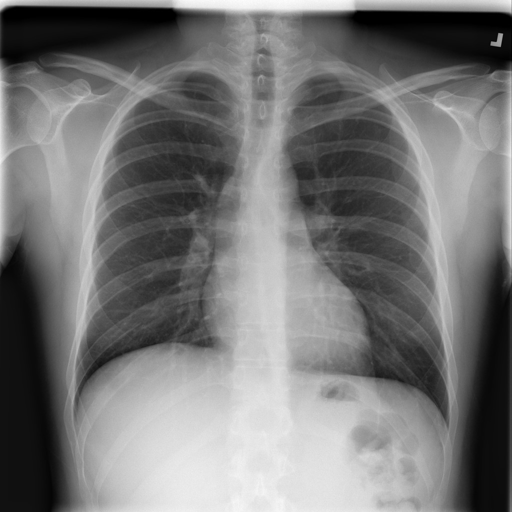
#> input picture normal.png, 512 x 512 px
$ jupyter execute --allow-errors Project_PCD.ipynb   (older library calls are emulated)
#> lines starting #> are read from the running program, lines starting #| are printed output that depends on the picture; after the words box and inside, x2 and y2 are one past the last pixel; in counts of white or black regions, pixels touching at a corner belong together
[cell 1]
#!pip install opendatasets # download the files to local drive

#import opendatasets as od

#od.download("https://www.kaggle.com/datasets/tawsifurrahman/tuberculosis-tb-chest-xray-dataset")

[cell 2]
import cv2 # For Reading Image
import numpy as np # For Manipulating Imag e Matrix
import matplotlib.pyplot as plt # For Showing Image
import skimage #For Feature Extraction
from skimage import feature, img_as_ubyte # For LBP feature extraction
import math # For Math
import os #Access Folder


filename_normal = "normal.png"
filename_tbc = "tbc.png"

img_normal = cv2.imread(filename_normal) # Read Image
#> img_normal is the input picture: shape (512, 512, 3); min 0, max 252, mean 118
if img_normal is None:
    print(f"Error: Could not load image {filename_normal}. Please ensure it exists in the correct directory.")
else:
    img_normal = cv2.cvtColor(img_normal, cv2.COLOR_BGR2GRAY) # Change the color map
#> img_normal: shape (512, 512)

img_tbc = cv2.imread(filename_tbc) # Read Image
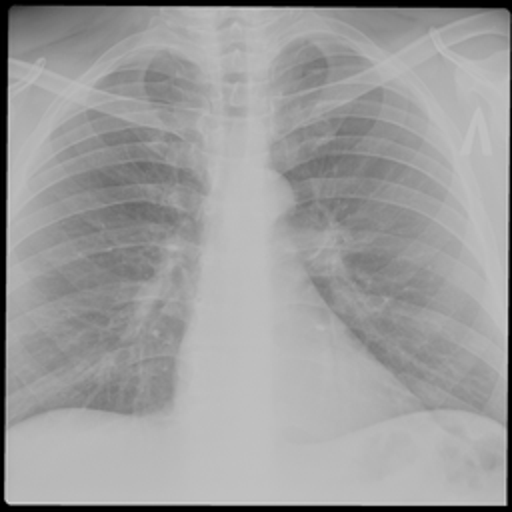
#> input picture tbc.png, 512 x 512 px
#> img_tbc is the input picture: shape (512, 512, 3); min 0, max 214, mean 156.8
if img_tbc is None:
    print(f"Error: Could not load image {filename_tbc}. Please ensure it exists in the correct directory.")
else:
    img_tbc = cv2.cvtColor(img_tbc, cv2.COLOR_BGR2GRAY) # Change the color map
#> img_tbc: shape (512, 512)

[cell 3]
def show_test(before, after, title1="TBC", title2="Normal"): # Helper function to check the before and after of the image processing (Only for the test)
  plt.figure(figsize=(10,5))

   # Show original
  plt.subplot(1,2,1)
  plt.imshow(before, cmap='gray', vmin=0, vmax=255) #vmin and max to preserve original image's contrast
  plt.title(title1)
  plt.axis("off")

  # Show processed
  plt.subplot(1,2,2)
  plt.imshow(after, cmap='gray', vmin=0, vmax=255)
  plt.title(title2)
  plt.axis("off")

  plt.show()

[cell 4]
def enhance_image(img):
  #Apply Gaussian Smoothing with a kernel of 5x5
  img_gaussian = cv2.GaussianBlur(img, (5, 5), 0)
  #Additionally, Apply Laplacian Smoothing to highlight edge
  img_laplacian = cv2.Laplacian(img_gaussian, cv2.CV_64F)
  #Sharpen Image by adding the edges from Laplacian Smoothing
  img_sharpened = cv2.convertScaleAbs(img_gaussian - img_laplacian)
  #Apply Histogram Equilization to Increase the Image's Contrast
  img_hist = cv2.equalizeHist(img_sharpened)
  return img_hist

img_tbc_enhanced = enhance_image(img_tbc)
#> in enhance_image, `img_hist = cv2.equalizeHist(img_sharpened)`:
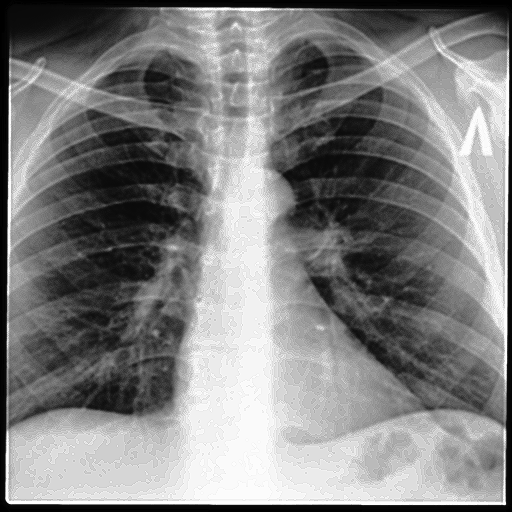
#> img_hist: shape (512, 512); min 0, max 255, mean 128.5
img_normal_enhanced = enhance_image(img_normal)
#> in enhance_image (call 2), `img_laplacian = cv2.Laplacian(img_gaussian, cv2.CV_64F)`:
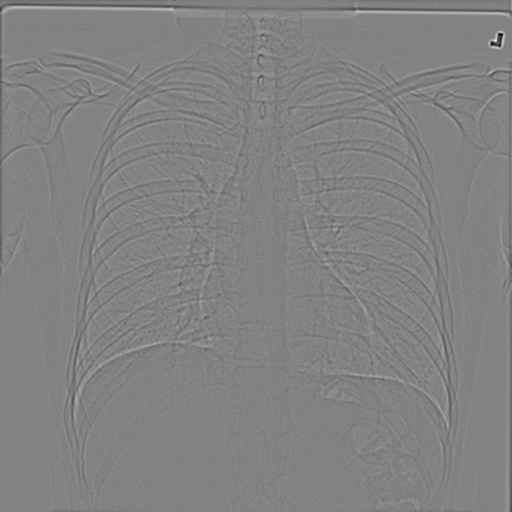
#> img_laplacian: shape (512, 512) float64; min -48, max 46, mean 0; drawn with min black and max white
show_test(img_tbc_enhanced, img_normal_enhanced)

[cell 5]
def segment_image(img):
  #Use Otsu Segmentation to Segment both Lungs
  ret, img = cv2.threshold(img, 0, 255,cv2.THRESH_OTSU)
  #Inverse the segmentation so we get the lungs as the foreground
  img = cv2.bitwise_not(img)
  return img

img_tbc_segmented = segment_image(img_tbc_enhanced)
#> in segment_image, `ret, img = cv2.threshold(img, 0, 255,cv2.THRESH_OTSU)`:
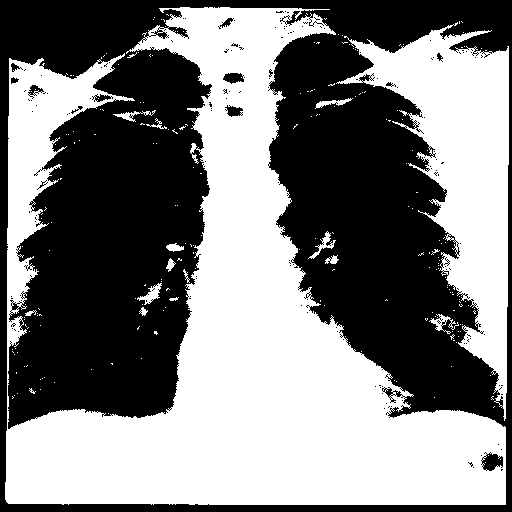
#> img: shape (512, 512); 49.6% white; 225 white regions (210 under 20 px), largest, box (x1, y1, x2, y2) and area: (5, 7, 506, 505) 103248, (336, 22, 509, 421) 24922, (137, 283, 162, 305) 206
#> in segment_image, `ret, img = cv2.threshold(img, 0, 255,cv2.THRESH_OTSU)`: ret = 128
img_normal_segmented = segment_image(img_normal_enhanced)
#> in segment_image (call 2), `ret, img = cv2.threshold(img, 0, 255,cv2.THRESH_OTSU)`:
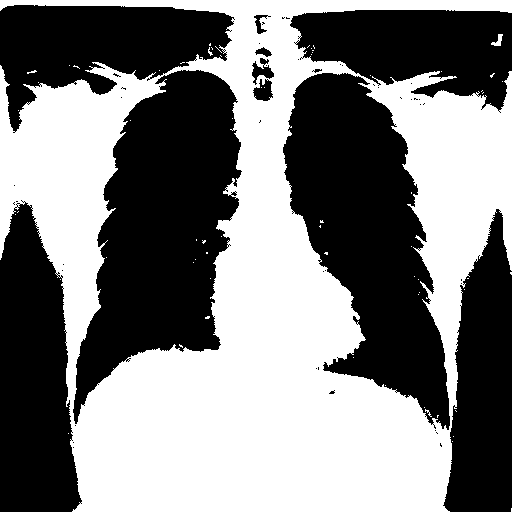
#> img: shape (512, 512); 49.7% white; 65 white regions (63 under 20 px), largest, box (x1, y1, x2, y2) and area: (0, 0, 512, 512) 130075, (491, 34, 503, 46) 69
#> in segment_image (call 2), `ret, img = cv2.threshold(img, 0, 255,cv2.THRESH_OTSU)`: ret = 127

show_test(img_tbc_segmented, img_normal_segmented)

def morphological_process(img):
  #Create Elipse Kernel to use in the Opening Algorithm
  kernel_opening = cv2.getStructuringElement(cv2.MORPH_ELLIPSE, (13, 13))

  #Execute Opening Algorithm to remove noise and seperate object
  img_normal_opened = cv2.morphologyEx(img, cv2.MORPH_OPEN, kernel_opening)
  return img_normal_opened

img_tbc_opened = morphological_process(img_tbc_segmented)
#> in morphological_process, `img_normal_opened = cv2.morphologyEx(img, cv2.MORPH_OPEN, kernel_openi..`: img_normal_opened: shape (512, 512); 46% white; 7 white regions, largest, box (x1, y1, x2, y2) and area: (8, 49, 209, 425) 50261, (269, 33, 504, 421) 45201, (0, 0, 512, 435) 20752
img_normal_opened = morphological_process(img_normal_segmented)
#> in morphological_process (call 2), `img_normal_opened = cv2.morphologyEx(img, cv2.MORPH_OPEN, kernel_openi..`: img_normal_opened: shape (512, 512); 48.5% white; 8 white regions, largest, box (x1, y1, x2, y2) and area: (76, 70, 240, 396) 32833, (283, 73, 449, 417) 31251, (0, 205, 80, 512) 18730
show_test(img_tbc_opened, img_normal_opened)

[cell 6]
def select_lungs(segmented_image):
  # Find all connected components
  num_labels, labels, stats, centroids = cv2.connectedComponentsWithStats(segmented_image, 8, cv2.CV_32S)

  h, w = segmented_image.shape

  # The first component is usually the background, so we skip it.
  candidates = []
  for i in range(1, num_labels):
    x = centroids[i][0]
    y = centroids[i][1]
    area = stats[i, cv2.CC_STAT_AREA]

    # Lungs must be inside central region of the chest
    if w * 0.2 < x < w * 0.8:   # keep only components near the center
      candidates.append((area, i))

  #Sort by Area
  candidates.sort(key=lambda x: x[0], reverse=True)

  # Create blank images to hold the selected lungs
  lung1_image = np.zeros_like(segmented_image, dtype=np.uint8)
  lung2_image = np.zeros_like(segmented_image, dtype=np.uint8)

  # Select the two largest components (assuming they are the two lungs)
  if len(candidates) >= 1:
    largest_component_id = candidates[0][1]
    lung1_image[labels == largest_component_id] = 255
  if len(candidates) >= 2:
    second_largest_component_id = candidates[1][1]
    lung2_image[labels == second_largest_component_id] = 255

  return lung1_image, lung2_image

def get_mask(img):
  # Select lungs for TBC
    lung1, lung2 = select_lungs(img)
#> in select_lungs, `num_labels, labels, stats, centroids = cv2.connectedComponentsWithStat..`:
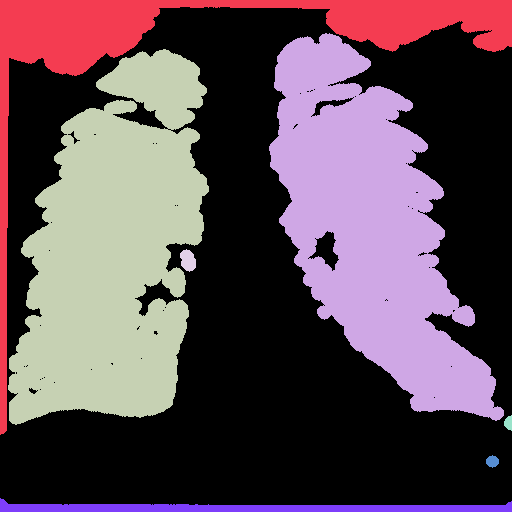
#> labels: shape (512, 512) int32; 8 distinct labels, from 0 to 7; one colour per label, 0 black
#> in select_lungs, `num_labels, labels, stats, centroids = cv2.connectedComponentsWithStat..`: num_labels = 8; stats = [[0, 7, 512, 498, 141631], [0, 0, 512, 435, 20752], [269, 33, 235, 388, 45201], [8, 49, 201, 376, 50261], [180, 249, 16, 23, 269], [504, 415, 8, 16, 93], [486, 455, 13, 13, 121], [0, 498, 512, 14, 3816]]; centroids = [[278, 289.2], [196, 53.3], [370.6, 225.6], [113.3, 250.8], [187.6, 260.1], [508.2, 422.5], [492, 461], [246.7, 507.7]]
#> the loop in select_lungs, `for i in range(1, num_labels):` made 7 passes
#> (x, y, area) on passes 1 to 7: (196, 53.3, 20752), (370.6, 225.6, 45201), (113.3, 250.8, 50261), (187.6, 260.1, 269), (508.2, 422.5, 93), (492, 461, 121), (246.7, 507.7, 3816)
#> after the loop in select_lungs, `for i in range(1, num_labels):`: candidates = [(20752, 1), (45201, 2), (50261, 3), (269, 4), (3816, 7)]
#> in select_lungs, `largest_component_id = candidates[0][1]`: largest_component_id = 3
#> in select_lungs, `second_largest_component_id = candidates[1][1]`: second_largest_component_id = 2
    lungs = cv2.add(lung1, lung2)

    #Create Elipse Kernel to use in the Closing Algorithm
    kernel_closing = cv2.getStructuringElement(cv2.MORPH_ELLIPSE, (19, 19))
    #Execute Closing Algorithm to fill in holes
    img = cv2.morphologyEx(lungs, cv2.MORPH_CLOSE, kernel_closing)
    return img

img_tbc_masked = get_mask(img_tbc_opened)
#> in get_mask, `lung1, lung2 = select_lungs(img)`: lung1: shape (512, 512); 19.2% white; 1 white region, box (x1, y1, x2, y2) and area: (8, 49, 209, 425) 50261
#> in get_mask, `lung1, lung2 = select_lungs(img)`: lung2: shape (512, 512); 17.2% white; 1 white region, box (x1, y1, x2, y2) and area: (269, 33, 504, 421) 45201
#> in get_mask, `lungs = cv2.add(lung1, lung2)`: lungs: shape (512, 512); 36.4% white; 2 white regions, box (x1, y1, x2, y2) and area: (8, 49, 209, 425) 50261, (269, 33, 504, 421) 45201
#> in get_mask, `img = cv2.morphologyEx(lungs, cv2.MORPH_CLOSE, kernel_closing)`: img: shape (512, 512); 38% white; 2 white regions, box (x1, y1, x2, y2) and area: (0, 49, 209, 425) 52483, (269, 33, 505, 421) 47139
img_normal_masked = get_mask(img_normal_opened)
#> in select_lungs (call 2), `num_labels, labels, stats, centroids = cv2.connectedComponentsWithStat..`:
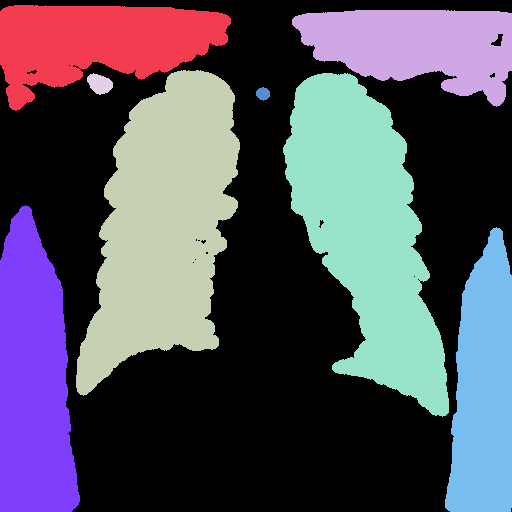
#> labels: shape (512, 512) int32; 9 distinct labels, from 0 to 8; one colour per label, 0 black
#> in select_lungs (call 2), `num_labels, labels, stats, centroids = cv2.connectedComponentsWithStat..`: num_labels = 9; stats = [[0, 0, 512, 512, 135116], [0, 5, 231, 106, 15096], [292, 10, 220, 97, 14079], [76, 70, 164, 326, 32833], [87, 73, 26, 22, 388], [283, 73, 166, 344, 31251], [256, 87, 14, 14, 143], [0, 205, 80, 307, 18730], [445, 227, 67, 285, 14508]]; centroids = [[259.9, 283.6], [98.61, 41.93], [416.6, 45.33], [163.2, 225.2], [99.34, 83.43], [366.1, 231.3], [262.6, 93.34], [32.86, 378.7], [483.8, 388.3]]
#> the loop in select_lungs (call 2), `for i in range(1, num_labels):` made 8 passes
#> (x, y, area) on passes 1 to 8: (98.61, 41.93, 15096), (416.6, 45.33, 14079), (163.2, 225.2, 32833), (99.34, 83.43, 388), (366.1, 231.3, 31251), (262.6, 93.34, 143), (32.86, 378.7, 18730), (483.8, 388.3, 14508)
#> after the loop in select_lungs (call 2), `for i in range(1, num_labels):`: candidates = [(32833, 3), (31251, 5), (143, 6)]
#> in select_lungs (call 2), `second_largest_component_id = candidates[1][1]`: second_largest_component_id = 5
#> in get_mask (call 2), `lung1, lung2 = select_lungs(img)`: lung1: shape (512, 512); 12.5% white; 1 white region, box (x1, y1, x2, y2) and area: (76, 70, 240, 396) 32833
#> in get_mask (call 2), `lung1, lung2 = select_lungs(img)`: lung2: shape (512, 512); 11.9% white; 1 white region, box (x1, y1, x2, y2) and area: (283, 73, 449, 417) 31251
#> in get_mask (call 2), `lungs = cv2.add(lung1, lung2)`: lungs: shape (512, 512); 24.4% white; 2 white regions, box (x1, y1, x2, y2) and area: (76, 70, 240, 396) 32833, (283, 73, 449, 417) 31251
#> in get_mask (call 2), `img = cv2.morphologyEx(lungs, cv2.MORPH_CLOSE, kernel_closing)`: img: shape (512, 512); 24.7% white; 2 white regions, box (x1, y1, x2, y2) and area: (76, 70, 240, 396) 33177, (283, 73, 449, 417) 31485

show_test(img_tbc_masked, img_normal_masked)

def apply_mask(img, mask):
  clahe = cv2.createCLAHE(clipLimit=2.0, tileGridSize=(8,8))

  # Apply CLAHE to the enhanced images
  img = clahe.apply(img)

  #Apply Mask using Bitwise And (The arguments are repeated since the function needs two arguments)
  img = cv2.bitwise_and(img, img, mask=mask)
  return img

tbc_masked = apply_mask(img_tbc_enhanced, img_tbc_masked)
normal_masked = apply_mask(img_normal_enhanced, img_normal_masked)
#> in apply_mask (call 2), `img = cv2.bitwise_and(img, img, mask=mask)`:
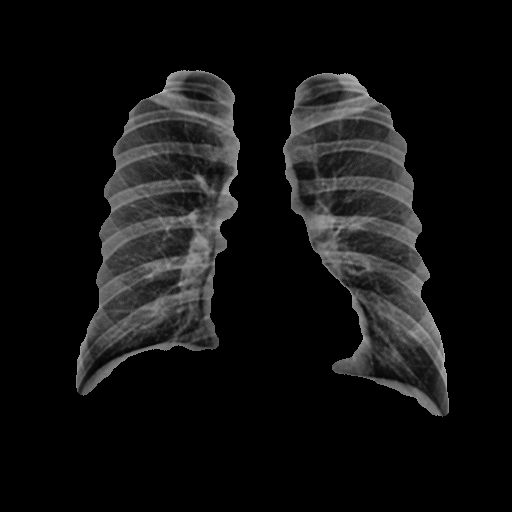
#> img: shape (512, 512); min 0, max 198, mean 18.7
show_test(tbc_masked, normal_masked)

[cell 7]
#Extract LBP Feature
def extract_lbp(image, P=8, R=1):
    lbp = feature.local_binary_pattern(image, P, R, method="uniform")
    # Histogram (59 bins for uniform LBP)
    n_bins = P + 2
    hist, _ = np.histogram(lbp.ravel(), bins=n_bins, range=(0, n_bins))
    hist = hist.astype("float")
    hist /= hist.sum()  # normalize
    return hist

#Extract GLCM Feature
def extract_glcm(image):
  image = img_as_ubyte(image) #ensure image is in the correct format (graysclae 0-255)
  distances = [1, 2, 3] #takes texture from multiple spatial scales
  angles = [0, np.pi/4, np.pi/2, 3*np.pi/4] #devicne used angles since textures change depending on the direction
  glcm = feature.graycomatrix(image,
                              distances=distances,
                              angles=angles,
                              levels=256,
                              symmetric=True,
                              normed=True) #Computes GLCM
  features = []
  #Calculate these Haralick features (might add/remove some later)
  props = ['ASM', 'variance', 'contrast', 'dissimilarity', 'homogeneity', 'energy', 'correlation', 'entropy']

  for prop in props: #Extract Values for each property
    values = feature.graycoprops(glcm, prop).flatten()
    features.extend(values)

  return np.array(features) #Return as an numpy array

#Extract HOG Features
def extract_hog(image):
  #Calculated Histogram of Oriented Gradients
  hog = skimage.feature.hog(image, orientations=9,
                            pixels_per_cell=(8, 8),
                            cells_per_block=(2,2),
                            block_norm='L2-Hys',
                            transform_sqrt = True,
                            feature_vector=True)
  return hog

#Use all prev functions to get the final vector
def extract_features(image):
  lbp_features = extract_lbp(image)
#> in extract_lbp, `lbp = feature.local_binary_pattern(image, P, R, method="uniform")`:
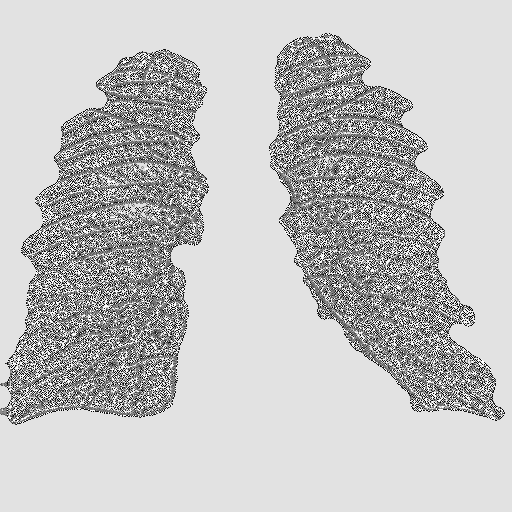
#> lbp: shape (512, 512) float64; min 0, max 9, mean 6.86; drawn with min black and max white
#> in extract_lbp, `hist, _ = np.histogram(lbp.ravel(), bins=n_bins, range=(0, n_bins))`: hist = [9323, 8843, 5889, 8953, 11442, 10095, 7073, 9120, 175494, 15912]
#> in extract_lbp, `hist /= hist.sum()`: hist = [0.0356, 0.0337, 0.0225, 0.0342, 0.0436, 0.0385, 0.027, 0.0348, 0.669, 0.0607]
  glcm_features = extract_glcm(image)
  hog_features = extract_hog(image)

  final_vector = np.concatenate((lbp_features, glcm_features, hog_features)) #Combine the vectors
  return final_vector

tbc_features = extract_features(tbc_masked)
#> in extract_features, `lbp_features = extract_lbp(image)`: lbp_features has the same summary as hist in extract_lbp
#> after the loop in extract_glcm, `for prop in props:`: features = 96 values, max 2230.9 at index 21, min 0.371 at index 11, mean 315.9
#> in extract_features, `glcm_features = extract_glcm(image)`: glcm_features has the same summary as features in extract_glcm
normal_features = extract_features(normal_masked)
#> call 2 of extract_lbp, with P = 8, R = 1
#> in extract_lbp (call 2), `lbp = feature.local_binary_pattern(image, P, R, method="uniform")`:
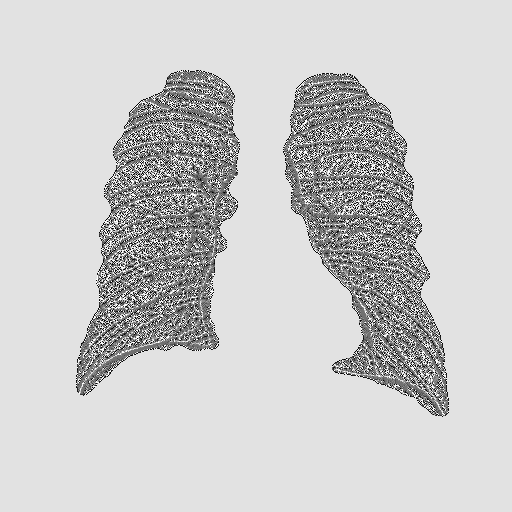
#> lbp: shape (512, 512) float64; min 0, max 9, mean 7.19; drawn with min black and max white
#> in extract_lbp (call 2), `hist, _ = np.histogram(lbp.ravel(), bins=n_bins, range=(0, n_bins))`: hist = [4683, 4667, 4172, 7658, 11937, 8336, 4714, 4687, 203005, 8285]
#> in extract_lbp (call 2), `hist /= hist.sum()`: hist = [0.0179, 0.0178, 0.0159, 0.0292, 0.0455, 0.0318, 0.018, 0.0179, 0.774, 0.0316]
print(f"TBC Features: {tbc_features.shape}")
#| TBC Features: (142990,)
print(f"Normal Features: {normal_features.shape}")
#| Normal Features: (142990,)

[cell 8]
def process_image(img):
  #Image Acquisition
  if len(img.shape) == 3: #Check if already Grayscale, might remove later
    img = cv2.cvtColor(img, cv2.COLOR_BGR2GRAY)
  #Image Enhancement
  img_enhanced = enhance_image(img)
  #Image Segmentation
  img = segment_image(img_enhanced)
  #Morphological Processes
  img = morphological_process(img)
  #Getting andApplying Mask
  img = get_mask(img)
  img = apply_mask(img_enhanced, img)
  return img

def process_and_get_vector(img):
  img = process_image(img)
  return extract_features(img)

img_test = process_image(img_tbc)
img_test2 = process_image(img_normal)
print(f"TBC Features: {process_and_get_vector(img_tbc)}")
#> (printed output is left out)
print(f"Normal Features: {process_and_get_vector(img_normal)}")
#> (printed output is left out)

[cell 9]
import os

#Set File Location
normal_dir = '/content/tuberculosis-tb-chest-xray-dataset/TB_Chest_Radiography_Database/Normal'
tbc_dir = '/content/tuberculosis-tb-chest-xray-dataset/TB_Chest_Radiography_Database/Tuberculosis'

#Set Features and Labels to be trained
X = []   # feature vectors
y = []   # labels (0 = normal, 1 = TB)

# Verify whether the directories exists
print(f"Normal directory exists: {os.path.isdir(normal_dir)}")
print(f"Tuberculosis directory exists: {os.path.isdir(tbc_dir)}")

#Preprocess images
def process_folder(folder_path, label):
  image_files = [f for f in os.listdir(folder_path) if f.endswith('.png')] #Get all image files
  total = len(image_files)
  print(f"Found {total} images in {folder_path}.")


  for i, filename in enumerate(image_files, start=1): #Process every image in a specific directory
    image_path = os.path.join(folder_path, filename)
    img = cv2.imread(image_path)
    if img is None:
      print(f"{image_path} fail")
      continue
    features = process_and_get_vector(img)
    X.append(features)
    y.append(label)
    print(f"Processed {filename}  ({i}/{total})")

#Process both folders
#> (the rest of this cell did not finish here and is left out)

process_folder(tbc_dir, label=1)

#Save features and labels to use later.
np.save("features.npy", np.array(X))
np.save("labels.npy", np.array(y))

[cell 10]
import numpy as np
from sklearn.model_selection import train_test_split
from sklearn.linear_model import LogisticRegression
from sklearn.metrics import accuracy_score
import joblib

X = np.array(X)
y = np.array(y)

# split dataset
#> (the rest of this cell did not finish here and is left out)

[cell 11]
import os
import cv2
import joblib

model_path = "model.pkl"
filename = "test.png"
model = joblib.load(model_path)
#> (reads TBC_detector/model/model.pkl from the repository)
